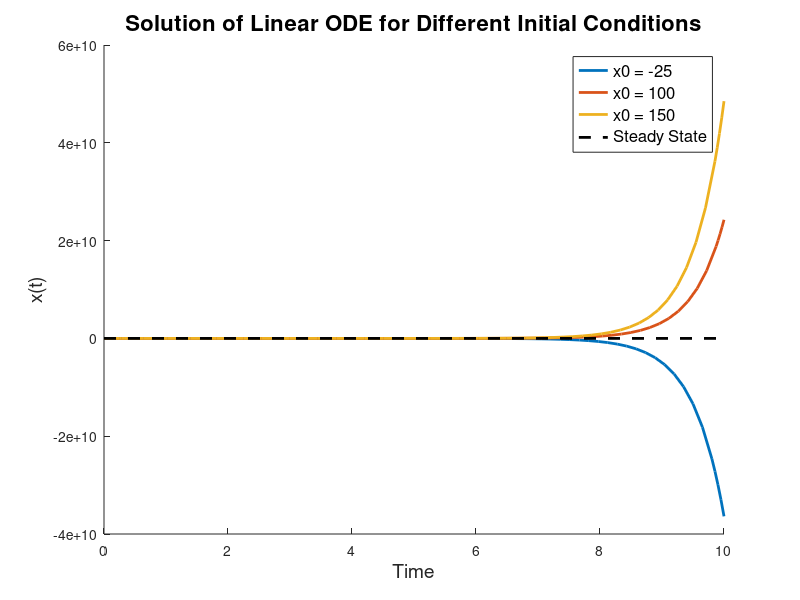
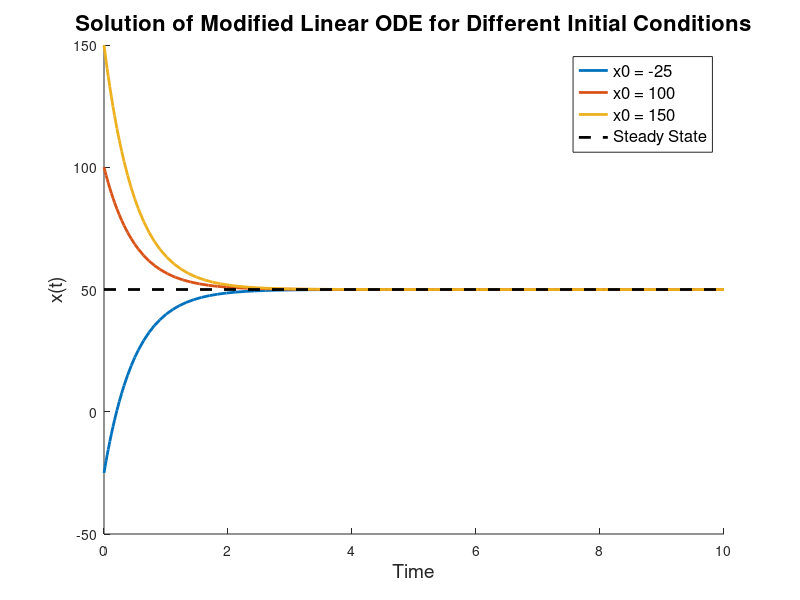
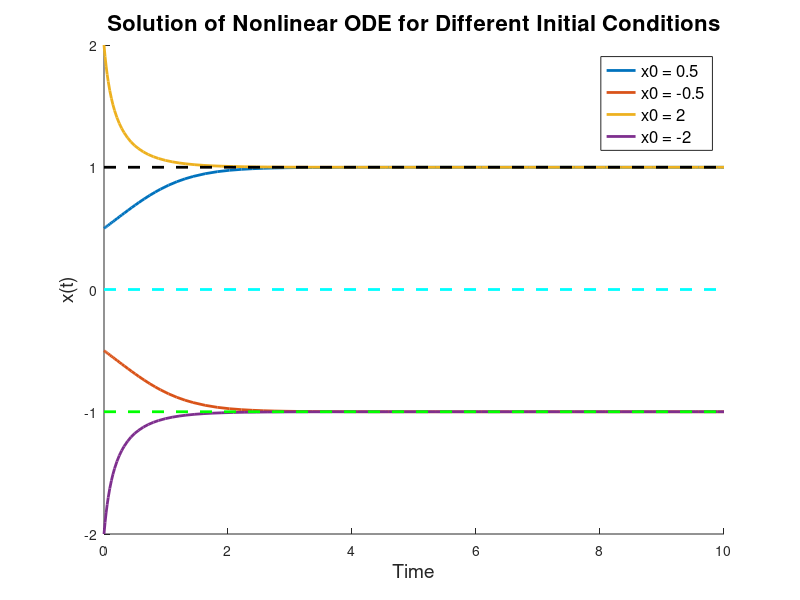

The MATLAB script that drew these images, in order:
close all;

% Define the ODE function, time span, and initial conditions, respectively
ode_fun = @(t, x) 2*x - 100;
tspan = [0 10];
x0 = [-25, 100, 150]; 

% Run ODE per initial condition
figure;
hold on;
for i = 1:length(x0)
    [t, x] = ode45(ode_fun, tspan, x0(i));
    plot(t, x, 'LineWidth', 2);
end

% Plot Labels
x_steady_state = 50; 
plot(tspan, [x_steady_state, x_steady_state], '--', 'Color', 'k', 'LineWidth', 2); 

% Add legend and labels with larger font sizes
legend('x0 = -25', 'x0 = 100', 'x0 = 150', 'Steady State', 'FontSize', 12); 
xlabel('Time', 'FontSize', 14); 
ylabel('x(t)', 'FontSize', 14); 
title('Solution of Linear ODE for Different Initial Conditions', 'FontSize', 16); 

% Save the plot as a PDF
saveas(gcf, 'linear_ode_initial_conditions.pdf');



% Define the ODE function, time span, and initial conditions, respectively
ode_fun = @(t, x) -2*x + 100;
tspan = [0 10];
x0 = [-25, 100, 150];

% Run ODE per initial condition
figure;
hold on;
for i = 1:length(x0)
    [t, x] = ode45(ode_fun, tspan, x0(i));
    plot(t, x, 'LineWidth', 2); 
end

% Plot steady-state value as dashed line
x_steady_state = 50; 
plot(tspan, [x_steady_state, x_steady_state], '--', 'Color', 'k', 'LineWidth', 2); 

% Plot Labels
legend('x0 = -25', 'x0 = 100', 'x0 = 150', 'Steady State', 'FontSize', 12);
xlabel('Time', 'FontSize', 14); 
ylabel('x(t)', 'FontSize', 14); 
title('Solution of Modified Linear ODE for Different Initial Conditions', 'FontSize', 16); 

% Save the plot as a PDF
saveas(gcf, 'modified_linear_ode_initial_conditions.pdf');



% Define the ODE function, time span, and initial conditions, respectively
ode_fun = @(t, x) x - x.^3;
tspan = [0 10];
x0 = [0.5, -0.5, 2, -2]; 

% Run ODE per initial condition
figure;
hold on;
for i = 1:length(x0)
    [t, x] = ode45(ode_fun, tspan, x0(i));
    plot(t, x, 'LineWidth', 2);
end

% Plot steady-state value as dashed line
x_steady_state = 1;
plot(tspan, [x_steady_state, x_steady_state], '--', 'Color', 'k', 'LineWidth', 2);
x_steady_state = 0;
plot(tspan, [x_steady_state, x_steady_state], '--', 'Color', 'c', 'LineWidth', 2); 
x_steady_state = -1;
plot(tspan, [x_steady_state, x_steady_state], '--', 'Color', 'g', 'LineWidth', 2); 

% Plot Labels
legend('x0 = 0.5', 'x0 = -0.5', 'x0 = 2','x0 = -2', 'FontSize', 12); 
xlabel('Time', 'FontSize', 14); 
ylabel('x(t)', 'FontSize', 14); 
title('Solution of Nonlinear ODE for Different Initial Conditions', 'FontSize', 16); 

% Save the plot as a PDF
saveas(gcf, 'nonlinear_ode_initial_conditions.pdf');
